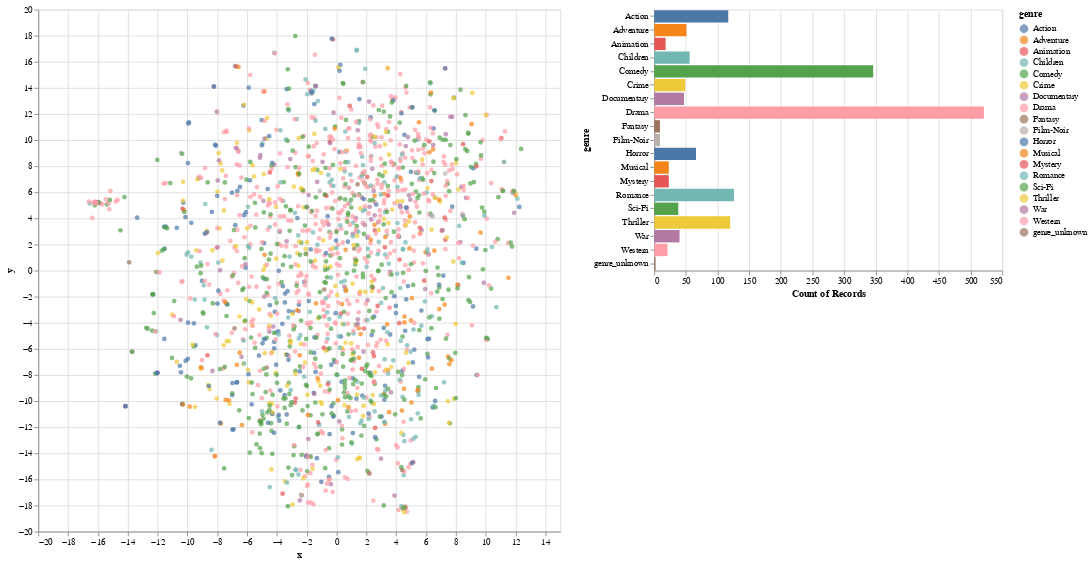

Notebook code for this chart:
### Markdown cell above
## Embedding visualization
Since it is hard to visualize embeddings in a higher-dimensional space (when the embedding dimension $k > 3$), one approach is to project the embeddings to a lower dimensional space. T-SNE (T-distributed Stochastic Neighbor Embedding) is an algorithm that projects the embeddings while attempting to preserve their pariwise distances. It can be useful for visualization, but one should use it with care. For more information on using t-SNE, see [How to Use t-SNE Effectively](https://distill.pub/2016/misread-tsne/).

### Code cell
tsne_movie_embeddings(model_lowinit)

### Figure 1 — Vega-Lite specification as saved in the notebook (floating-point values rounded to 4 significant figures; data arrays with more than 128 entries replaced by an {"elided": "..."} marker saying what was removed)
{"config": {"view": {"continuousWidth": 400, "continuousHeight": 300}}, "hconcat": [{"layer": [{"mark": "circle", "encoding": {"color": {"condition": {"type": "nominal", "field": "genre", "selection": "selector002"}, "value": "whitesmoke"}, "x": {"type": "quantitative", "field": "x"}, "y": {"type": "quantitative", "field": "y"}}, "height": 600, "selection": {"selector008": {"type": "single", "encodings": ["x", "y"], "on": "mouseover", "nearest": true, "empty": "none"}}, "width": 600}, {"mark": {"type": "text", "align": "left", "dx": 5, "dy": -5}, "encoding": {"text": {"condition": {"type": "nominal", "field": "title", "selection": "selector008"}, "value": ""}, "x": {"type": "quantitative", "field": "x"}, "y": {"type": "quantitative", "field": "y"}}}]}, {"mark": "bar", "encoding": {"color": {"condition": {"type": "nominal", "field": "genre", "selection": "selector002"}, "value": "lightgray"}, "x": {"type": "quantitative", "aggregate": "count"}, "y": {"type": "nominal", "field": "genre"}}, "height": 300, "selection": {"selector002": {"type": "multi", "fields": ["genre"]}}}], "data": {"name": "data-1d52de609b15d90f48ed1925e51322c3"}, "$schema": "https://vega.github.io/schema/vega-lite/v4.8.1.json", "datasets": {"data-1d52de609b15d90f48ed1925e51322c3": {"elided": "1682 records"}}}
